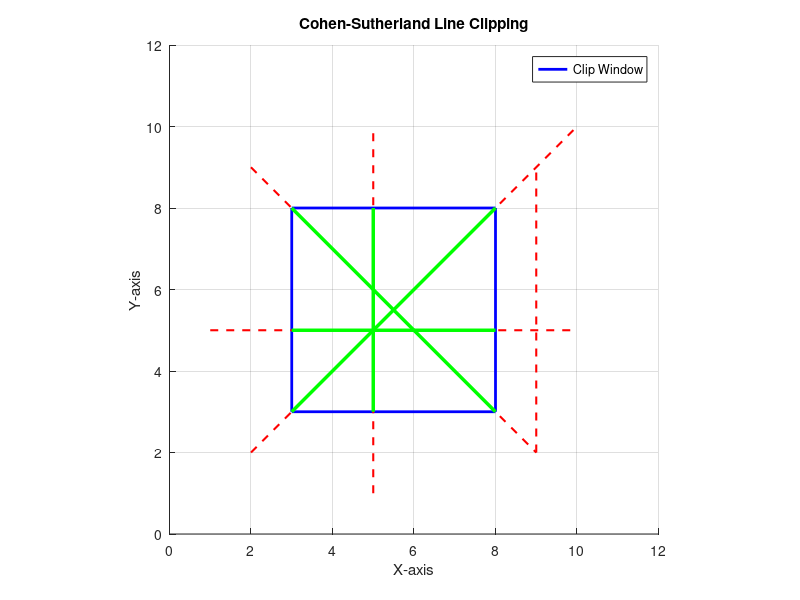

Source code (MATLAB):
clc; clear; close all;

XMIN = 3; YMIN = 3; XMAX = 8; YMAX = 8;
INSIDE = 0; LEFT = 1; RIGHT = 2; BOTTOM = 4; TOP = 8;

LINES = {[2, 2, 10, 10]; [1, 5, 10, 5]; [5, 1, 5, 10]; [9, 2, 9, 9]; [2, 9, 9, 2]};

function CODE = compute_outcode(X, Y, XMIN, YMIN, XMAX, YMAX, INSIDE, LEFT, RIGHT, BOTTOM, TOP)
    CODE = INSIDE;
    if X < XMIN, CODE = bitor(CODE, LEFT); end
    if X > XMAX, CODE = bitor(CODE, RIGHT); end
    if Y < YMIN, CODE = bitor(CODE, BOTTOM); end
    if Y > YMAX, CODE = bitor(CODE, TOP); end
end

function [ACCEPT, X1, Y1, X2, Y2] = cohen_sutherland_clip(X1, Y1, X2, Y2, XMIN, YMIN, XMAX, YMAX, INSIDE, LEFT, RIGHT, BOTTOM, TOP)
    ACCEPT = false;
    while true
        OUTCODE1 = compute_outcode(X1, Y1, XMIN, YMIN, XMAX, YMAX, INSIDE, LEFT, RIGHT, BOTTOM, TOP);
        OUTCODE2 = compute_outcode(X2, Y2, XMIN, YMIN, XMAX, YMAX, INSIDE, LEFT, RIGHT, BOTTOM, TOP);
        
        if ~bitor(OUTCODE1, OUTCODE2)
            ACCEPT = true;
            break;
        elseif bitand(OUTCODE1, OUTCODE2)
            break;
        else
            X = 0; Y = 0;
            OUTCODE_OUT = OUTCODE1;
            if OUTCODE1 == 0
                OUTCODE_OUT = OUTCODE2;
            end
            
            if bitand(OUTCODE_OUT, TOP)
                X = X1 + (X2 - X1) * (YMAX - Y1) / (Y2 - Y1);
                Y = YMAX;
            elseif bitand(OUTCODE_OUT, BOTTOM)
                X = X1 + (X2 - X1) * (YMIN - Y1) / (Y2 - Y1);
                Y = YMIN;
            elseif bitand(OUTCODE_OUT, RIGHT)
                Y = Y1 + (Y2 - Y1) * (XMAX - X1) / (X2 - X1);
                X = XMAX;
            elseif bitand(OUTCODE_OUT, LEFT)
                Y = Y1 + (Y2 - Y1) * (XMIN - X1) / (X2 - X1);
                X = XMIN;
            end
            
            if OUTCODE_OUT == OUTCODE1
                X1 = X; Y1 = Y;
            else
                X2 = X; Y2 = Y;
            end
        end
    end
end

figure;
hold on; grid on; axis equal;
title('Cohen-Sutherland Line Clipping');
xlabel('X-axis'); ylabel('Y-axis');

plot([XMIN, XMAX, XMAX, XMIN, XMIN], [YMIN, YMIN, YMAX, YMAX, YMIN], 'b-', 'LineWidth', 2, 'DisplayName', 'Clip Window');

for I = 1:length(LINES)
    LINE = LINES{I};
    X1 = LINE(1); Y1 = LINE(2); X2 = LINE(3); Y2 = LINE(4);
    
    plot([X1, X2], [Y1, Y2], 'r--', 'LineWidth', 1.5);
    
    [ACCEPT, CX1, CY1, CX2, CY2] = cohen_sutherland_clip(X1, Y1, X2, Y2, XMIN, YMIN, XMAX, YMAX, INSIDE, LEFT, RIGHT, BOTTOM, TOP);
    if ACCEPT
        plot([CX1, CX2], [CY1, CY2], 'g-', 'LineWidth', 2.5);
    end
end

xlim([0, 12]); ylim([0, 12]);
legend('Clip Window', 'Location', 'best');
